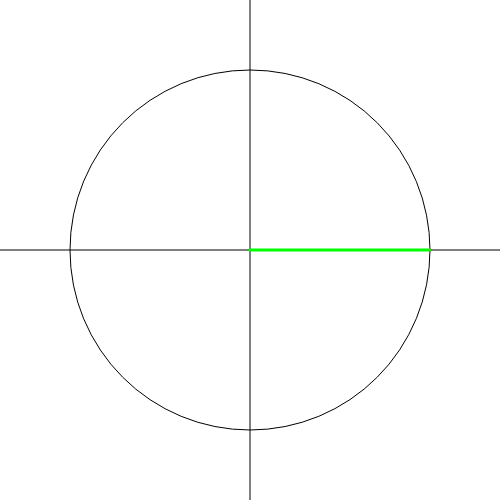
Frame 1 (no input)
Frame 60 (no input): identical to frame 1, image omitted
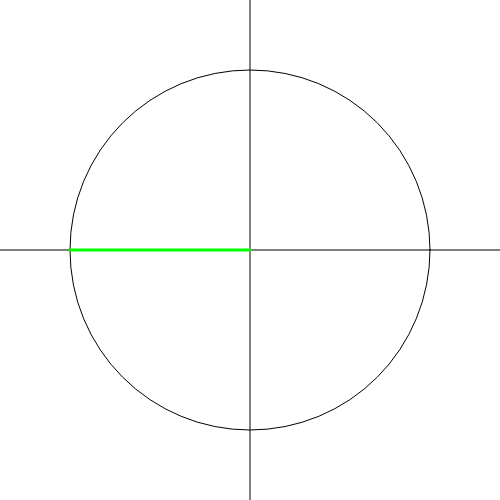
Frame 120 (the mouse pressed at the canvas centre since frame 60)

The p5.js sketch that drew these frames (run headless with seeded random() and noise() and a simulated clock; from frame 60 on, the mouse is pressed at the canvas centre):

// p5.js sketch
// ── sketch.js
function setup() {
	createCanvas(500, 500)
}

function draw() {

	const raggio = 180
	const angolo = mouseX / width * TAU
	const x = cos(angolo) * raggio
	const y = sin(angolo) * raggio

	background(255)
	translate(width/2, height/2)

	noFill()
	stroke(0)

	// Assi
	strokeWeight(1)
	line(-width/2, 0, width/2, 0)
	line(0, -height/2, 0, height/2)

	// Cerchio
	ellipse(0, 0, raggio * 2, raggio * 2)

	// Raggio
	line(0, 0, x, y)

	// Coseno
	stroke(255,0,0)
	strokeWeight(3)
	line(x, 0, x, y)

	// Seno
	stroke(0,255,0)
	strokeWeight(3)
	line(0, y, x, y)

	// Tangente
	// ?

}

function keyPressed() {

}
